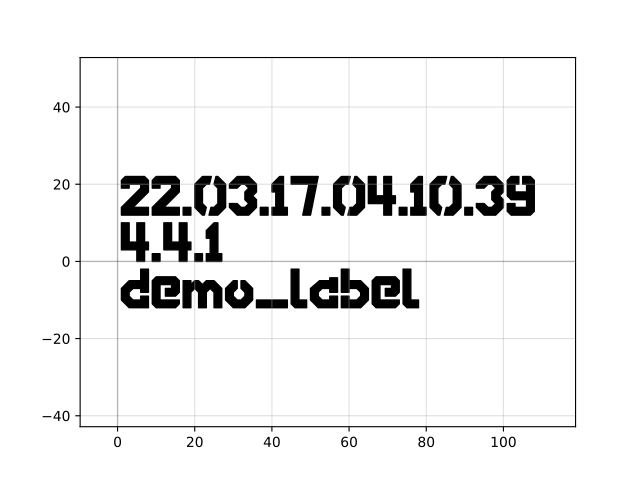

Here is the Python script that generated this plot:
import gdsfactory as gf

c = gf.components.version_stamp(labels=('demo_label',), with_qr_code=False, layer=(1, 0), pixel_size=1, version='4.4.1', text_size=10)
c.plot()
